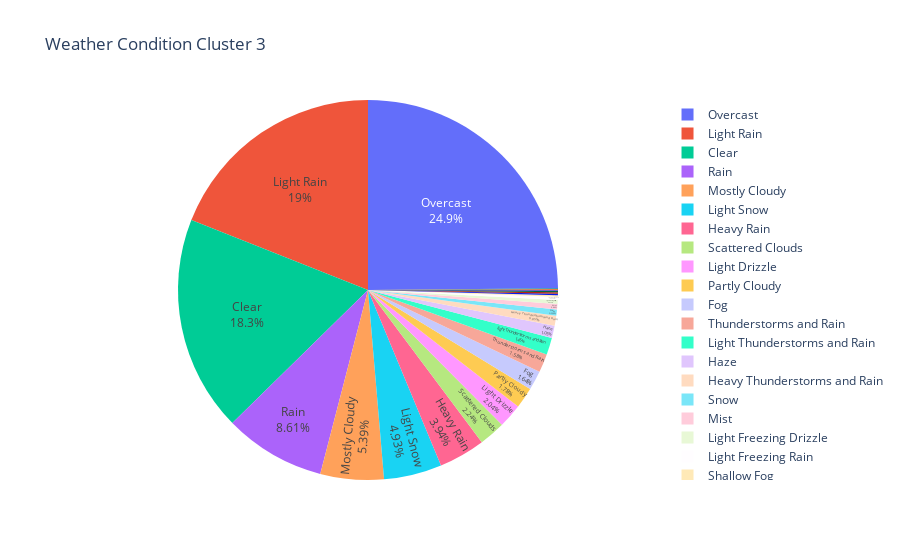

The cell this chart's notebook holds for it:
### Code cell
cluster3_df['Counter'] = 1
fig = px.pie(data_frame=cluster3_df, values = 'Counter', names = 'Weather_Condition', title = 'Weather Condition Cluster 3')
fig.update_traces(textposition='inside', textinfo='percent+label')
fig.show()

### Figure 1 — Plotly figure (JSON) as saved in the notebook; plotly's stock layout.template omitted (floating-point values rounded to 4 significant figures; data arrays with more than 128 entries replaced by an {"elided": "..."} marker saying what was removed)
{"data": [{"domain": {"x": [0, 1], "y": [0, 1]}, "hoverlabel": {"namelength": 0}, "hovertemplate": "Weather_Condition=%{label}<br>Counter=%{value}", "labels": {"elided": "1521 str values"}, "legendgroup": "", "name": "", "showlegend": true, "textinfo": "percent+label", "textposition": "inside", "type": "pie", "values": {"elided": "1521 int values"}}], "layout": {"legend": {"tracegroupgap": 0}, "title": {"text": "Weather Condition Cluster 3"}}}
